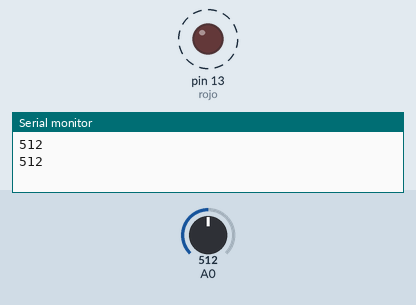
A sketch run on a simulated Arduino Uno, built with avr-gcc and run on an emulated ATmega328P. Shown: output pins drawn as LEDs (lit = HIGH), the last lines printed to the serial monitor. Dashed ring = blinking. The test bench sets the inputs (shaded band); at power-on: A0 = 512.

Above: at 3.0 s.
3.1 s: A0 set to 356
6.1 s: A0 set to 375
At 9.5 s:
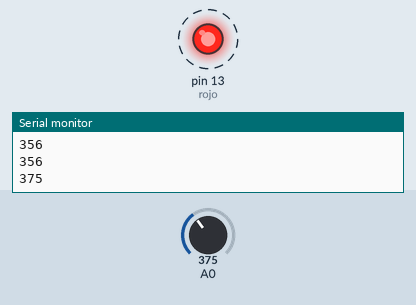
12.5 s: A0 set to 306
15.5 s: A0 set to 810
At 18.3 s:
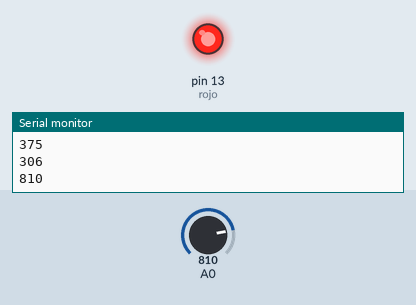
Timing chart, 0 to 22.9 s (numbered marks = the images above; inputs shaded):
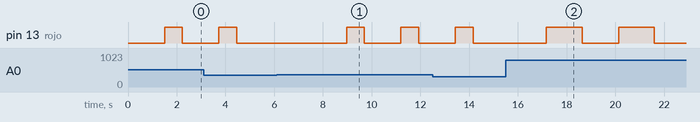

The sketch:

Ej3.ino
```cpp
#define ldr A0
#define rojo 13
void setup()
{
  Serial.begin(9600);
  pinMode(rojo, OUTPUT);
}

void loop()
{
 int valor_ldr = analogRead(A0);
 Serial.println(valor_ldr);
 delay(1500);
 if (valor_ldr > 366){
    digitalWrite(rojo, 250);
    delay(733);
   digitalWrite(rojo, 0);
 }
 if (valor_ldr > 800){
    digitalWrite(rojo, 250);
    delay(733);
    digitalWrite(rojo, 0);
 }
 if (valor_ldr > 1000){
    digitalWrite(rojo, 250);
    delay(733);
   	digitalWrite(rojo, 0);
 }
 if (valor_ldr > 1015){
    digitalWrite(rojo, 0);
    delay(2000);
 }
   if (valor_ldr > 1018){
    digitalWrite(rojo, 0);
    delay(2000);
 }
}
```

Measured:
- after the input at 6.1 s, pin 13 (rojo): alternates HIGH for 0.73 s and LOW for 1.5 s, starting after 2.9 s
- after the input at 15.5 s, pin 13 (rojo): alternates HIGH for 1.5 s and LOW for 1.5 s, starting after 1.7 s
